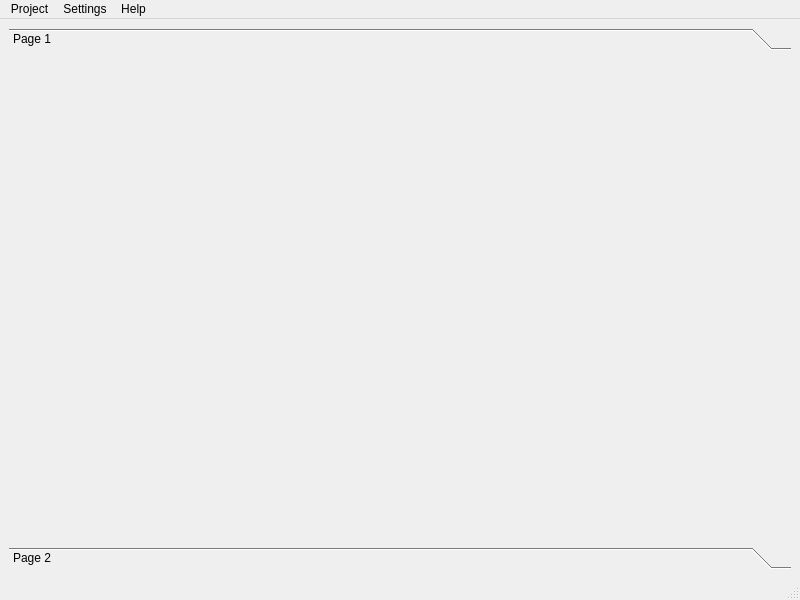
<?xml version="1.0" encoding="UTF-8"?>
<ui version="4.0">
 <class>mw_fondation</class>
 <widget class="QMainWindow" name="mw_fondation">
  <property name="geometry">
   <rect>
    <x>0</x>
    <y>0</y>
    <width>800</width>
    <height>600</height>
   </rect>
  </property>
  <property name="windowTitle">
   <string>Fondation</string>
  </property>
  <widget class="QWidget" name="centralwidget">
   <layout class="QGridLayout" name="gridLayout">
    <item row="0" column="0">
     <layout class="QVBoxLayout" name="verticalLayout"/>
    </item>
    <item row="0" column="1">
     <widget class="QToolBox" name="toolBox">
      <property name="currentIndex">
       <number>0</number>
      </property>
      <widget class="QWidget" name="page">
       <property name="geometry">
        <rect>
         <x>0</x>
         <y>0</y>
         <width>774</width>
         <height>487</height>
        </rect>
       </property>
       <attribute name="label">
        <string>Page 1</string>
       </attribute>
      </widget>
      <widget class="QWidget" name="page_2">
       <property name="geometry">
        <rect>
         <x>0</x>
         <y>0</y>
         <width>98</width>
         <height>28</height>
        </rect>
       </property>
       <attribute name="label">
        <string>Page 2</string>
       </attribute>
      </widget>
     </widget>
    </item>
   </layout>
  </widget>
  <widget class="QMenuBar" name="menubar">
   <property name="geometry">
    <rect>
     <x>0</x>
     <y>0</y>
     <width>800</width>
     <height>21</height>
    </rect>
   </property>
   <widget class="QMenu" name="m_settings">
    <property name="title">
     <string>Settings</string>
    </property>
    <addaction name="mi_fondationSettings"/>
    <addaction name="mi_projectSettings"/>
   </widget>
   <widget class="QMenu" name="m_help">
    <property name="title">
     <string>Help</string>
    </property>
    <addaction name="mi_showToolTips"/>
   </widget>
   <widget class="QMenu" name="m_project">
    <property name="title">
     <string>Project</string>
    </property>
    <addaction name="mi_newProject"/>
    <addaction name="mi_loadProject"/>
   </widget>
   <addaction name="m_project"/>
   <addaction name="m_settings"/>
   <addaction name="m_help"/>
  </widget>
  <widget class="QStatusBar" name="statusbar"/>
  <action name="mi_newProject">
   <property name="text">
    <string>New Project</string>
   </property>
  </action>
  <action name="mi_loadProject">
   <property name="text">
    <string>Load Project</string>
   </property>
  </action>
  <action name="actionClose_Project">
   <property name="text">
    <string>Close Project</string>
   </property>
  </action>
  <action name="actionQuit">
   <property name="text">
    <string>Quit</string>
   </property>
  </action>
  <action name="mi_projectSettings">
   <property name="text">
    <string>Project Settings</string>
   </property>
  </action>
  <action name="mi_fondationSettings">
   <property name="text">
    <string>Fondation Settings</string>
   </property>
  </action>
  <action name="mi_showToolTips">
   <property name="checkable">
    <bool>true</bool>
   </property>
   <property name="text">
    <string>Show ToolTips</string>
   </property>
  </action>
 </widget>
 <resources/>
 <connections/>
</ui>
